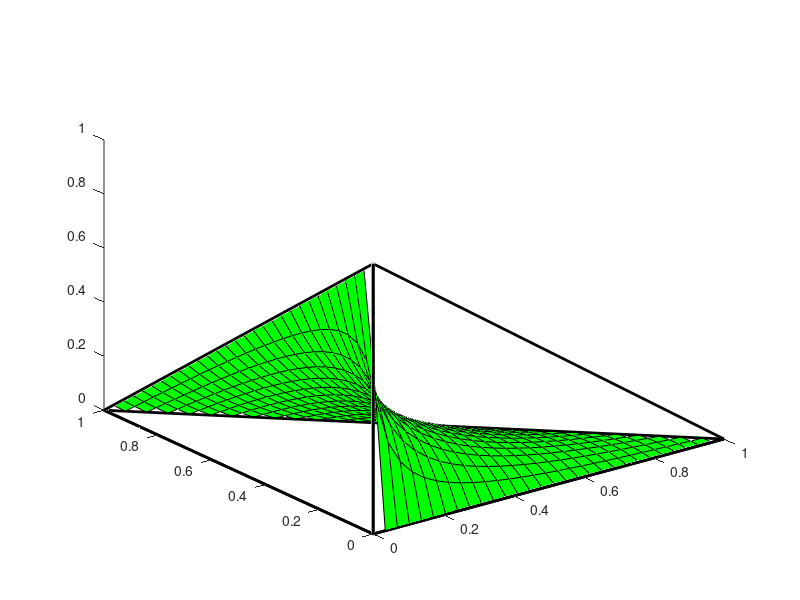

Reproduce this figure in MATLAB. (Note: this script raises an error after producing the figure.)

a = linspace(0,1,30);
b = linspace(0,1,30);
[A,B] = meshgrid(a,b);

S = NaN*ones(size(A));
P1 = NaN*ones(size(A));

for i = 1:length(a)
    for j = 1:length(b)
        c = a(i)/(a(i)+b(j)) - a(i);
        if (a(i) + b(j) + c <= 1)
            S(i,j) = c;
        end
        if (1 - a(i)-b(j) >= 0)
            P1(i,j) = 1 - a(i)-b(j);
        end
    end
end


%surf(A,B,P1,'linestyle','none','facecolor','c');
%hold on;
%alpha(0.4);
C = del2(S);
simp=[0 0 0; 0 0 1; 0 1 0; 0 0 0; 0 1 0; 1 0 0; 0 0 0; 1 0 0; 0 0 1; 0 0 0];

% Label the axes manually and have MatLab retain all previous drawings:
%axis([-1.2 1.2  -1.2 1.2  -1.2 1.2]); axis manual; hold on;

% Plot the 3-simplex in its initial position.
plot3(simp(:,1), simp(:,2), simp(:,3),'k','linewidth',2);
hold on;
surf(A,B,S,'Facecolor','g');
alpha(0.4);
%surf(A,B,S,C);
axis off;


fontsize = 18;
xlabel('a','fontsize',fontsize);
ylabel('b','fontsize',fontsize);
zlabel('c','fontsize',fontsize);
title('Manifold of Independence','fontsize',16);
%xlim([-1,1]);
%ylim([-1,1]);
grid off;


